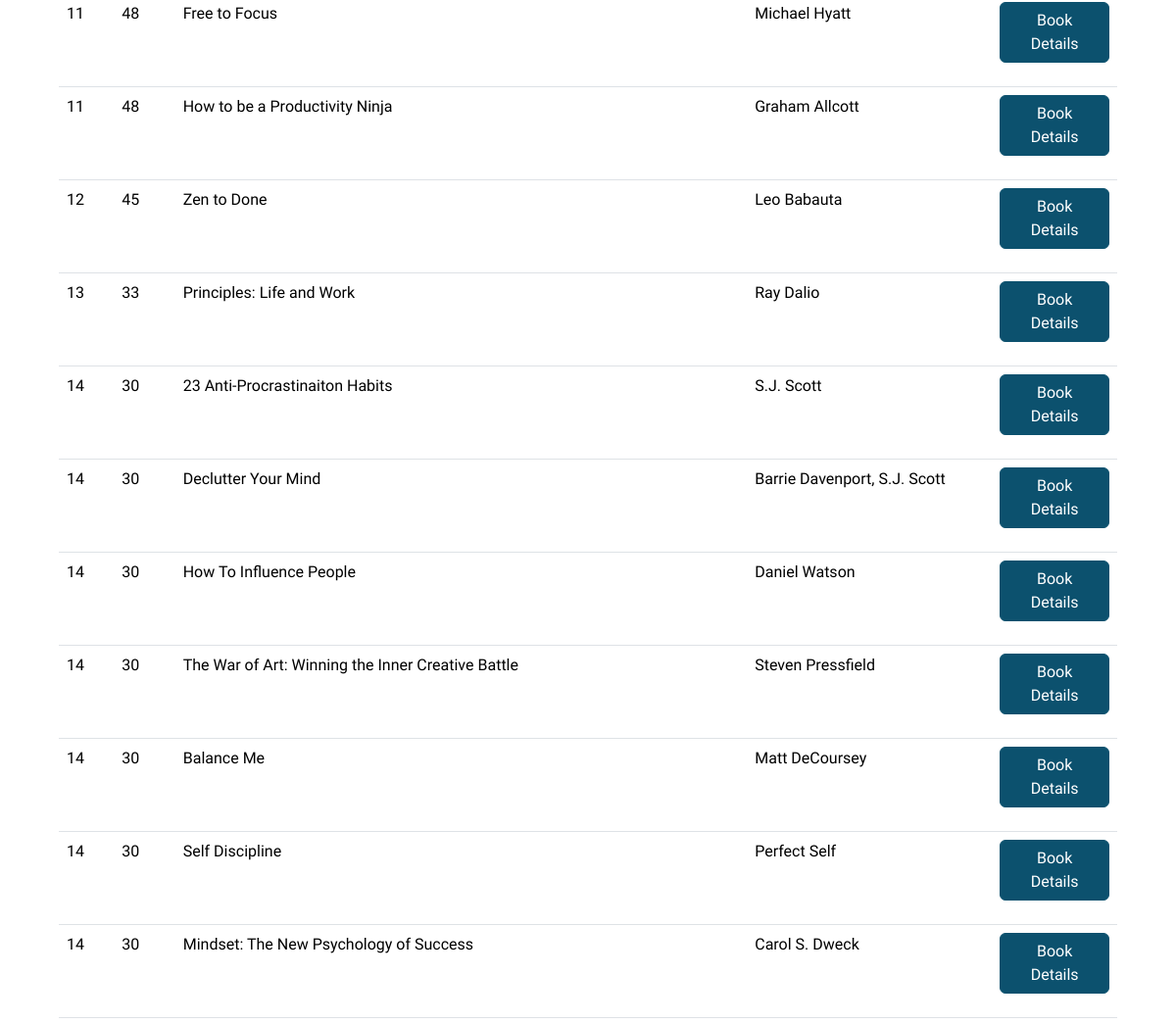
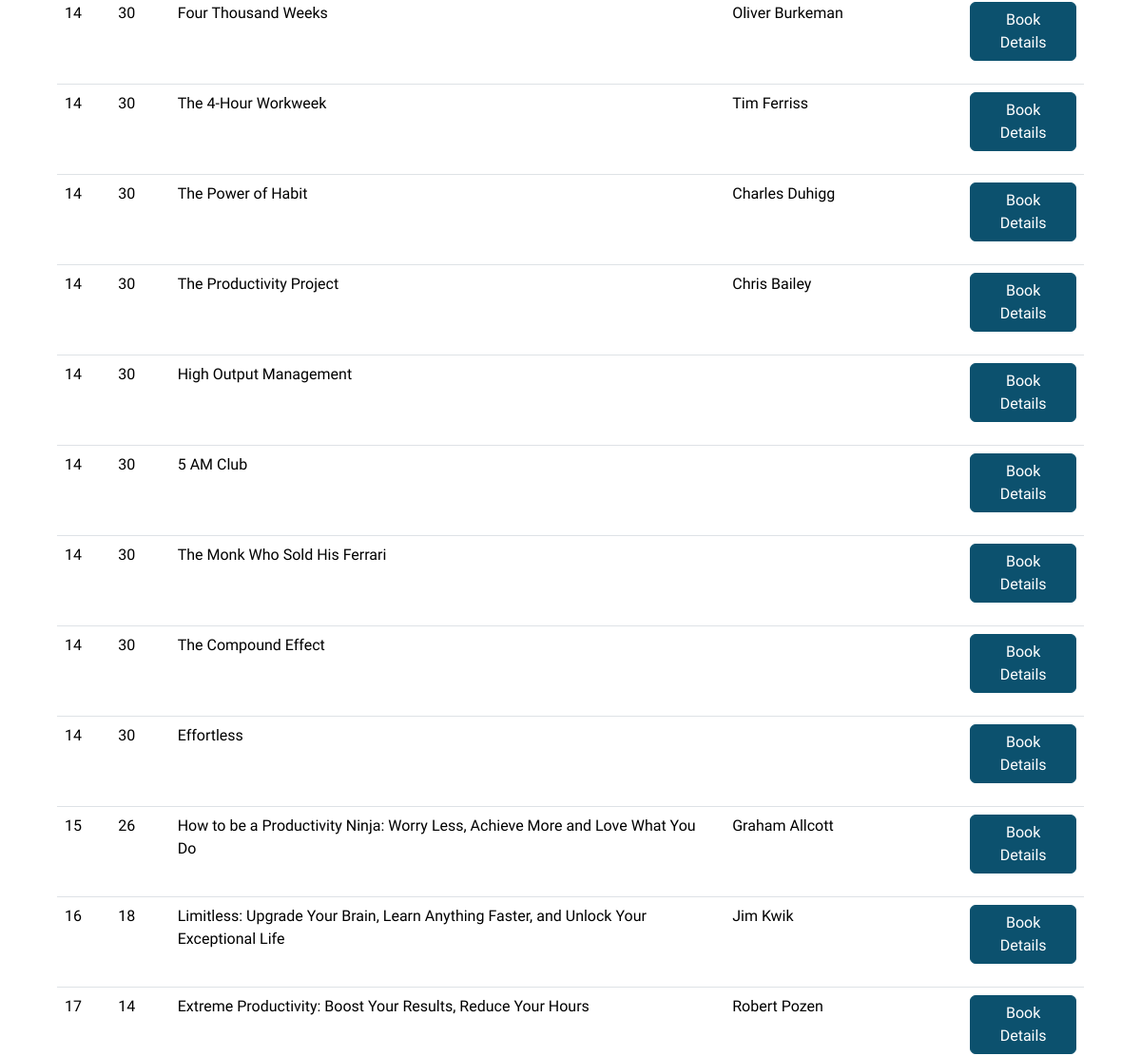
Page /masters/10-productivity (signed in, middle part) on the earlier database version (2 pictures, top to bottom).
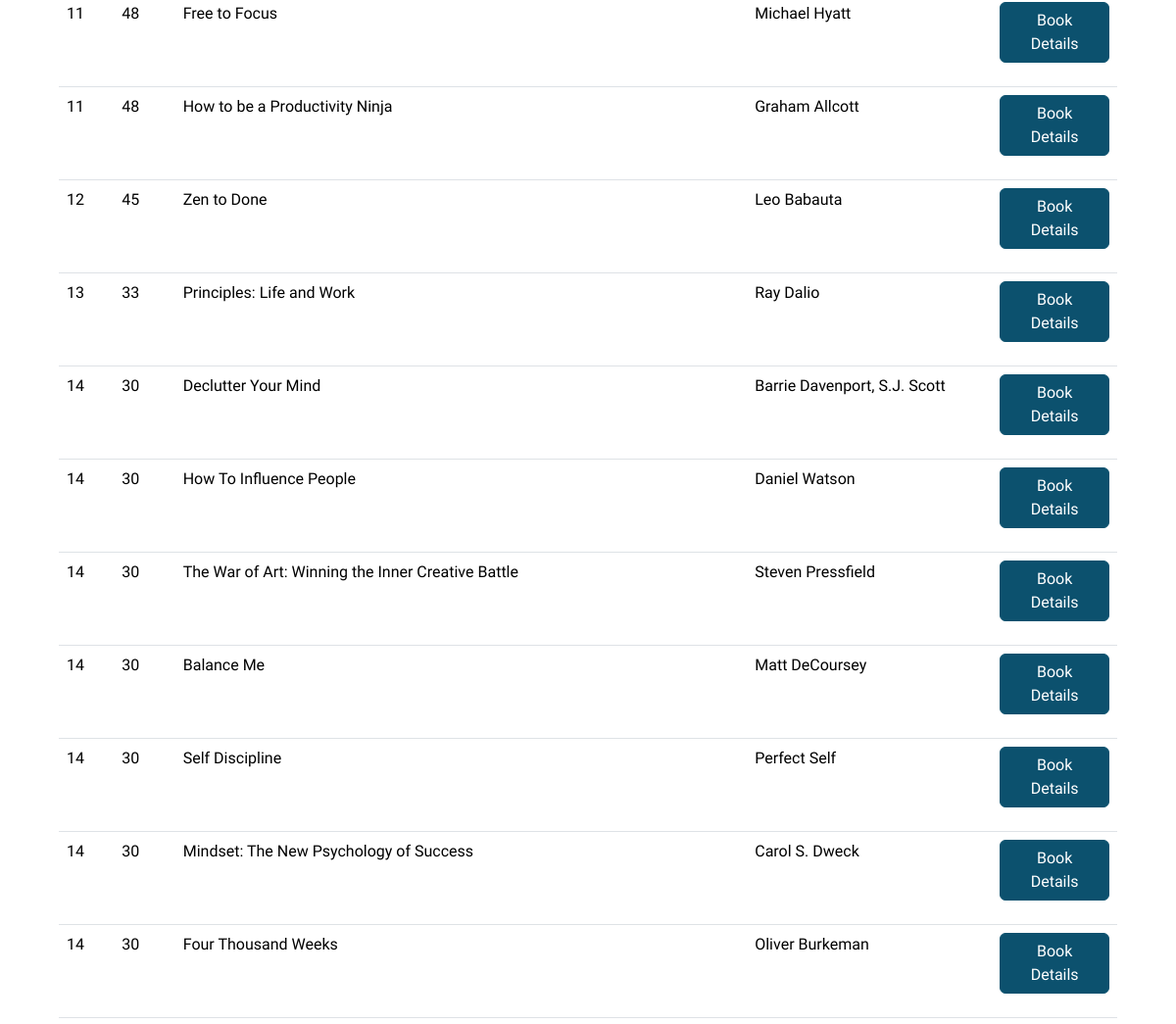
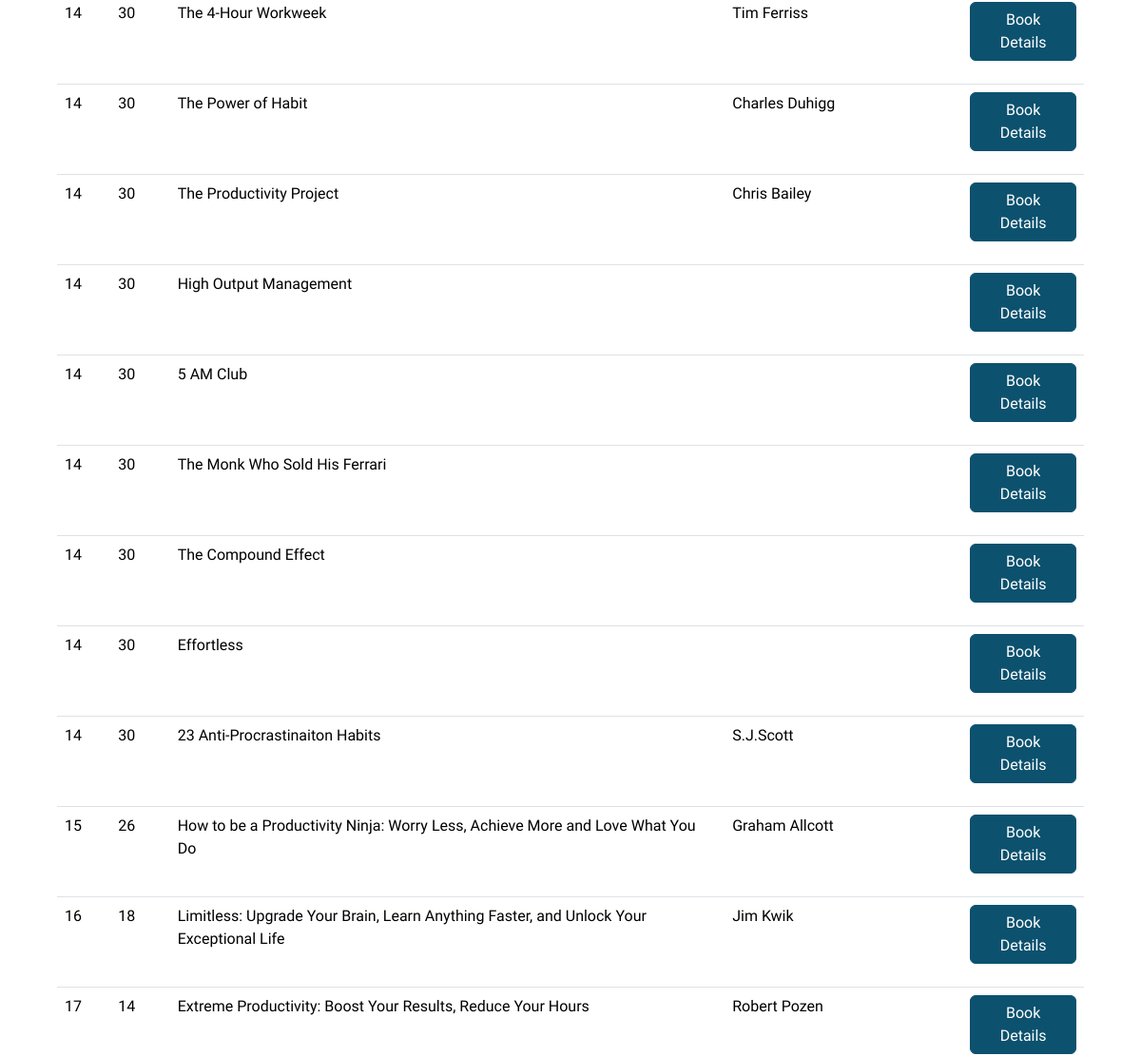
Same page on the later database version (2 pictures, top to bottom).
### list/models.py (models this page shows, shortened)
class Book_In_Master(models.Model):
    book = models.ForeignKey(Book, on_delete=models.CASCADE)
    master = models.ForeignKey(Master, on_delete=models.CASCADE)
    rating = models.IntegerField(default=0)
    place = models.IntegerField(default=1)
    class Meta:
        constraints = [
            models.UniqueConstraint(fields=['book', 'master'], name='book once in master')
        ]

class Book(models.Model):
    title = models.CharField(max_length=320)
    authors = models.ManyToManyField(Author, blank=True)
    user = models.ForeignKey(User, on_delete=models.CASCADE)
    class Meta:
        constraints = [
            models.UniqueConstraint(fields=['title', 'user'], name='User can only create one book with this title'),
        ]
    def get_authors(self):
        if self.authors.count() == 0:
            return ""
        elif self.authors.count() == 1:
            return self.authors.first()
        else:
            authors = ""
            for author in self.authors.all():
                authors += f"{author}, "
            return authors[:-2]

class Author(models.Model):
    name = models.CharField(max_length=800)
    user = models.ForeignKey(User, on_delete=models.CASCADE)
    class Meta:
        constraints = [
            models.UniqueConstraint(fields=['name', 'user'], name='User can only create one author with this name'),
        ]
    def __str__(self):
        return self.name

### list/views.py (the view)
# urls.py: path("masters/<int:master_id>-<str:slug>", views.master, name="master"),
@login_required
def master(request, master_id, slug):
    try:
        master, master_url = get_redirected(Master, {'pk': master_id}, {'slug': slug})
        if master_url:
            return HttpResponseRedirect(master_url)
    except:
        messages.error(request, "The master doesn't exist")
        return HttpResponseRedirect(reverse("masters"))
    if master.user != request.user:
        raise Http404
    return render(request, "list/master.html", {
        "master": master,
        "books_in_master_by_rating": master.book_in_master_set.order_by("-rating"),
        "masters": Master.objects.exclude(pk=int(master_id)).all(),
        })

### list/models.py (called while the page is built)
    def __str__(self):
        return self.name

    def __str__(self):
        return self.name

### list/views.py (called while the page is built)
def get_redirected(queryset_or_class, lookups, validators):
    obj = get_object_or_404(queryset_or_class, **lookups)
    for key, value in validators.items():
        if value != getattr(obj, key):
            return obj, obj.get_absolute_url()
    return obj, None

### list/templates/list/master.html (shortened to what this page needs)
{% extends 'list/base.html' %}
{% load static %}
{% block body %}
<div id="bookRanking">
    {% if master.list_set.count == 0 %}
    <br>
    <p>This master-rating is currently empty! </p><br>
    <a class="btn btn-primary" href="{% url 'list_add' %}">Add a book list</a>
    {% else %}
    <br>
    <br>
    <table class="table table-hover">
        <tbody>
            {% for bim in books_in_master_by_rating %}
            <tr>
                <td>{{ bim.place }}</td>
                <td>{{ bim.rating }}</td>
                <td>{{ bim.book.title }}</td>
                <td>{{ bim.book.get_authors }}</td>
                <td>
                    <p>
                        <button class="btn btn-primary" type="button" data-bs-toggle="collapse"
                            data-bs-target="#collapse{{ bim.id }}" aria-expanded="false"
                            aria-controls="collapse{{ bim.id }}">
                            Book Details
                        </button>
                    </p>
                </td>
            </tr>
            {% endfor %}
        </tbody>
    </table>
    {% endif %}
</div>
{% endblock %}

Differences in the rows shown:
removed Book_In_Master: place "14", rating "30", book "23 Anti-Procrastinaiton Habits", book.get_authors "S.J. Scott"
added Book_In_Master: place "14", rating "30", book "23 Anti-Procrastinaiton Habits", book.get_authors "S.J.Scott"
